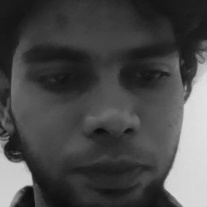
#> input picture AMS-PROJECT/TrainingImage/SHREERAM.100.17.jpg, 207 x 207 px, given in place of the camera
$ python homepage.py
#> lines starting #> are read from the running program, lines starting #| are printed output that depends on the picture
### AMS-PROJECT/check_camera.py
def camera():
    import cv2
    # Load the cascade
    face_cascade = cv2.CascadeClassifier('haarcascade_frontalface_default.xml')
    # To capture video from webcam.
    cap = cv2.VideoCapture(0)
    while True:
        # Read the frame
        _, img = cap.read()
#> img is the input picture: shape (207, 207, 3); min 11, max 225, mean 73.1


        img = cv2.flip(img, 1)
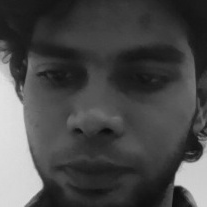
#> img: shape (207, 207, 3); min 11, max 225, mean 73.1
        # Convert to grayscale
        gray = cv2.cvtColor(img, cv2.COLOR_BGR2GRAY)
        # Detect the faces
        faces = face_cascade.detectMultiScale(gray, 1.3, 5, minSize=(30, 30), flags=cv2.CASCADE_SCALE_IMAGE)
#> faces = ()
        # Draw the rectangle around each face
        for (x, y, w, h) in faces:
            cv2.rectangle(img, (x, y), (x + w, y + h), (10, 159, 255), 2)
#> this loop made 0 passes
        # Display
        cv2.imshow('Webcam Check', img)
        # Stop if escape key is pressed
        if cv2.waitKey(1) & 0xFF == ord('q'):
#> (key q is pressed here)
                break
    # Release the VideoCapture object
    cap.release()
    cv2.destroyAllWindows()

#
camera()

### AMS-PROJECT/Train_Image.py
#Train_Image.py

import os
import time
import cv2
import numpy as np
from PIL import Image
from threading import Thread

# -------------- image labesl ------------------------
def getImagesAndLabels(path):
    # get the path of all the files in the folder
    imagePaths = [os.path.join(path, f) for f in os.listdir(path)]
    """for f in os.listdir(path):
        print(f)"""

    # print(imagePaths)
    # create empty face list
    faces = []
    # create empty ID list
    Ids = []
    # now looping through all the image paths and loading the Ids and the images
    for imagePath in imagePaths:
        # loading the image and converting it to gray scale
        pilImage = Image.open(imagePath).convert('L')
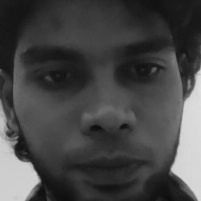
#> input picture AMS-PROJECT/TrainingImage/SHREERAM.100.14.jpg, 201 x 201 px, found by its file name
#> pilImage is the input picture: PIL image 201x201 L; min 12, max 225, mean 69.6
        # Now we are converting the PIL image into numpy array
        imageNp = np.array(pilImage, 'uint8')
        # getting the Id from the image
        Id = int(os.path.split(imagePath)[-1].split(".")[1])
        # extract the face from the training image sample
        faces.append(imageNp)
        Ids.append(Id)
    return faces, Ids


# ----------- train images function ---------------
# [21 lines left out: functions TrainImages, counter_img, not called in this run]


print(getImagesAndLabels(r"D:\opencv - project\AMS-PROJECT\TrainingImage"))

### AMS-PROJECT/homepage.py
import os  # accessing the os functions
import cv2
from check_camera import camera
from Capture_Image import takeImages
from Train_Image import TrainImages
from Recognize import  recognize_attendence
def title_bar():
    os.system('cls')  # for windows
    # title of the program

    print("\t**********************************************")
    print("\t***** Face Recognition Attendance System *****")
    print("\t**********************************************")


def mainMenu():
    title_bar()
    print()
    print(10 * "*", "WELCOME MENU", 10 * "*")
    print("[1] Check Camera")
    print("[2] Capture Faces")
    print("[3] Train Images")
    print("[4] Recognize & Attendance")
    print("[5] Quit")

    while True:
        try:
            choice = int(input("Enter Choice: "))
#> the answer given: 1
            if choice == 1:
                print("check camera...")
                """jmnxzbgkjserkgkhj"""
                checkCamera()
                break
            elif choice == 2:
                print("Capture image from video...")
                CaptureFaces()
                break
            elif choice == 3:
                print("Train images...")
                Trainimages()
                break
            elif choice == 4:
                print("Recognize face...")
                RecognizeFaces()
                break
            elif choice == 5:
                print("Thank You, bye...")
                break
            else:
                print("Invalid Choice. Enter 1-5")
                mainMenu()
        except Exception as e:
            print("Error:",e)
            print("Invalid Choice. Enter 1-5\n Try Again")

# calling the camera test function from check camera.py file
def checkCamera():
    camera()
#> (key Esc is pressed here)
    print("For check camera...")
    key = input("Enter any key to return main menu")
    mainMenu()
#> the answer given: 1
#> the answer given: 1
# calling the take image function form capture image.py file

def CaptureFaces():
    takeImages()
    key = input("Enter any key to return main menu")
    mainMenu()
# -----------------------------------------------------------------
# calling the train images from train_images.py file
def Trainimages():
    TrainImages()
    key = input("Enter any key to return main menu")
    mainMenu()
# --------------------------------------------------------------------
# calling the recognize_attendance from recognize.py file
def RecognizeFaces():
    recognize_attendence()
    key = input("Enter any key to return main menu")
    mainMenu()
#> (the run stopped early here; a loop or call above may not have finished)
